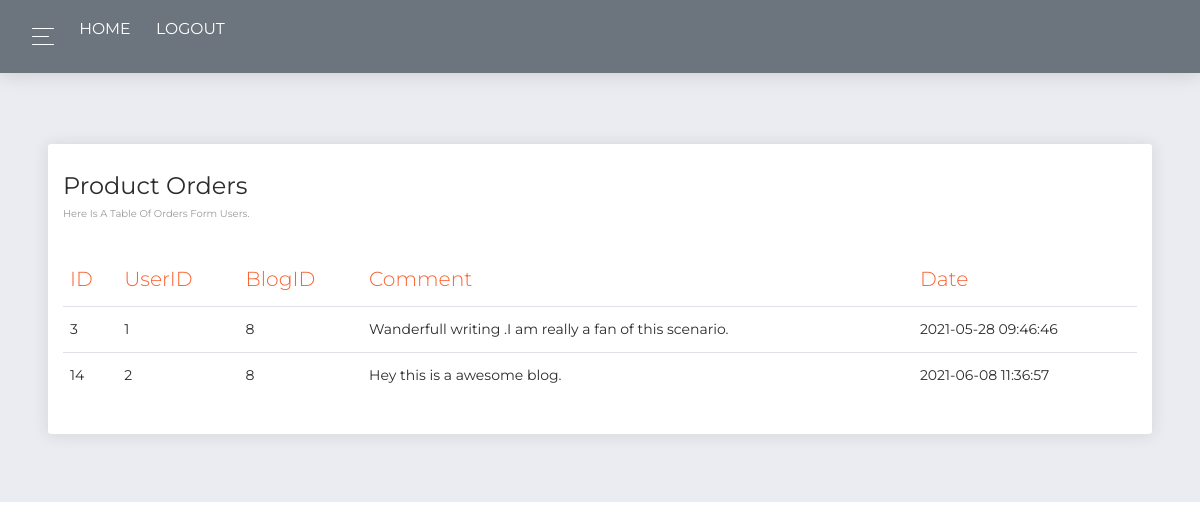
The page /admin-panel.php?page=comments&blogfcommid=8 (signed in) on the database its author committed.
### tables this page shows
CREATE TABLE `comments` (
  `id` int(11) NOT NULL,
  `id_user` int(11) NOT NULL,
  `id_blogs` int(11) NOT NULL,
  `comment` varchar(255) NOT NULL,
  `date` timestamp NOT NULL DEFAULT CURRENT_TIMESTAMP ON UPDATE CURRENT_TIMESTAMP
);

### models/functions.php (called while the page is built, shortened)
<?php
function getcommentsbyID($ID){
    global $conn;
    $rez = $conn->prepare("SELECT * From comments where id_blogs = $ID");
    $rez->bindParam(":ID",$ID);
    $rez->execute();
    $r = $rez->fetchAll();
   return $r;
}

### views/admin-panel/pages/comments.php (the view)
<div class="content pt-5">
    <div class="row">
      <div class="col-md-12">
        <div class="card">
          <div class="card-header">
            <h4 class="card-title"> Product Orders</h4>
            <p class="category"> Here is a table of orders form users.</p>
          </div>
          <div class="card-body">
            <div class="table-responsive">
              <table class="table">
                <thead class=" text-primary">
                  <th>ID</th>
                  <th>UserID
                  </th>
                  <th>BlogID
                  </th>
                  <th>Comment
                  </th>
                  <th>Date
                </th>
                </thead>
                <tbody>
                    <?php
                    if (isset($_GET['blogfcommid'])):
                      $ID = $_GET['blogfcommid'];
                    $com = getcommentsbyID($ID);
                   foreach($com as $comments):
                    ?>
                    <tr>
                      <td><?=$comments->id?></td>
                      <td><?=$comments->id_user?></td>
                      <td><?=$comments->id_blogs?></td>
                      <td><?=$comments->comment?></td>
                      <td><?=$comments->date?></td>
                    </tr>
                   <?php
                   endforeach;
                   endif;
                   ?>
                </tbody>
              </table>
            </div>
          </div>
        </div>
      </div>
    </div>
  </div>

### rows shown on the page
comments: id "3", id_user "1", id_blogs "8", comment "Wanderfull writing .I am really a fan of this scenario.", date "2021-05-28 09:46:46"
comments: id "14", id_user "2", id_blogs "8", comment "Hey this is a awesome blog.", date "2021-06-08 11:36:57"
